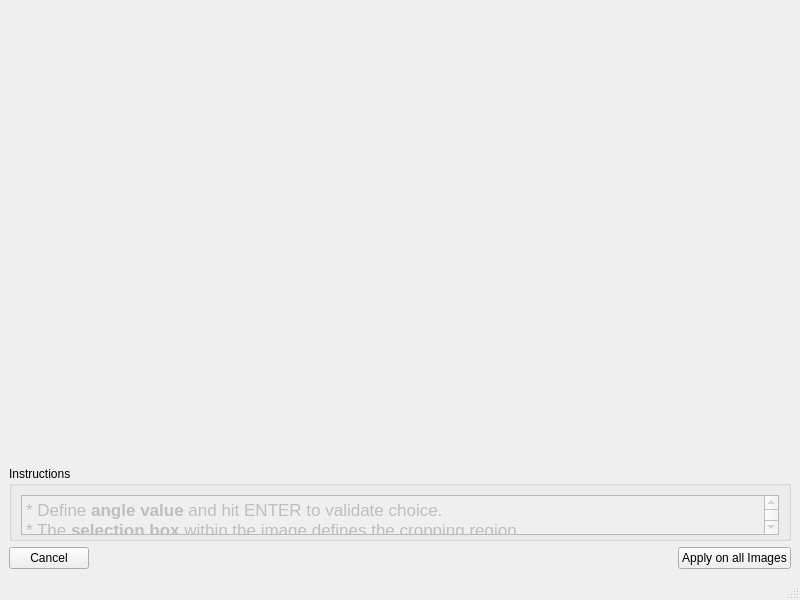
<?xml version="1.0" encoding="UTF-8"?>
<ui version="4.0">
 <class>MainWindow</class>
 <widget class="QMainWindow" name="MainWindow">
  <property name="geometry">
   <rect>
    <x>0</x>
    <y>0</y>
    <width>800</width>
    <height>600</height>
   </rect>
  </property>
  <property name="windowTitle">
   <string>MainWindow</string>
  </property>
  <widget class="QWidget" name="centralwidget">
   <layout class="QVBoxLayout" name="verticalLayout_2">
    <item>
     <widget class="QWidget" name="widget" native="true">
      <property name="sizePolicy">
       <sizepolicy hsizetype="Expanding" vsizetype="Preferred">
        <horstretch>0</horstretch>
        <verstretch>0</verstretch>
       </sizepolicy>
      </property>
     </widget>
    </item>
    <item>
     <widget class="QGroupBox" name="groupBox">
      <property name="sizePolicy">
       <sizepolicy hsizetype="Minimum" vsizetype="Preferred">
        <horstretch>0</horstretch>
        <verstretch>0</verstretch>
       </sizepolicy>
      </property>
      <property name="minimumSize">
       <size>
        <width>0</width>
        <height>60</height>
       </size>
      </property>
      <property name="maximumSize">
       <size>
        <width>16777215</width>
        <height>75</height>
       </size>
      </property>
      <property name="title">
       <string>Instructions</string>
      </property>
      <layout class="QVBoxLayout" name="verticalLayout">
       <item>
        <widget class="QTextBrowser" name="textBrowser">
         <property name="enabled">
          <bool>false</bool>
         </property>
         <property name="sizePolicy">
          <sizepolicy hsizetype="Minimum" vsizetype="Expanding">
           <horstretch>0</horstretch>
           <verstretch>0</verstretch>
          </sizepolicy>
         </property>
         <property name="minimumSize">
          <size>
           <width>0</width>
           <height>40</height>
          </size>
         </property>
         <property name="maximumSize">
          <size>
           <width>16777215</width>
           <height>40</height>
          </size>
         </property>
         <property name="html">
          <string>&lt;!DOCTYPE HTML PUBLIC &quot;-//W3C//DTD HTML 4.0//EN&quot; &quot;http://www.w3.org/TR/REC-html40/strict.dtd&quot;&gt;
&lt;html&gt;&lt;head&gt;&lt;meta name=&quot;qrichtext&quot; content=&quot;1&quot; /&gt;&lt;style type=&quot;text/css&quot;&gt;
p, li { white-space: pre-wrap; }
&lt;/style&gt;&lt;/head&gt;&lt;body style=&quot; font-family:'.SF NS Text'; font-size:13pt; font-weight:400; font-style:normal;&quot;&gt;
&lt;p style=&quot; margin-top:0px; margin-bottom:0px; margin-left:0px; margin-right:0px; -qt-block-indent:0; text-indent:0px;&quot;&gt;* Define &lt;span style=&quot; font-weight:600;&quot;&gt;angle value&lt;/span&gt; and hit ENTER to validate choice.&lt;/p&gt;
&lt;p style=&quot; margin-top:0px; margin-bottom:0px; margin-left:0px; margin-right:0px; -qt-block-indent:0; text-indent:0px;&quot;&gt;* The&lt;span style=&quot; font-weight:600;&quot;&gt; selection box &lt;/span&gt;within the image defines the cropping region&lt;/p&gt;&lt;/body&gt;&lt;/html&gt;</string>
         </property>
        </widget>
       </item>
      </layout>
     </widget>
    </item>
    <item>
     <layout class="QHBoxLayout" name="horizontalLayout">
      <item>
       <widget class="QPushButton" name="cancel_button">
        <property name="text">
         <string>Cancel</string>
        </property>
       </widget>
      </item>
      <item>
       <spacer name="horizontalSpacer">
        <property name="orientation">
         <enum>Qt::Horizontal</enum>
        </property>
        <property name="sizeHint" stdset="0">
         <size>
          <width>40</width>
          <height>20</height>
         </size>
        </property>
       </spacer>
      </item>
      <item>
       <widget class="QPushButton" name="apply_button">
        <property name="text">
         <string>Apply on all Images</string>
        </property>
       </widget>
      </item>
     </layout>
    </item>
   </layout>
  </widget>
  <widget class="QMenuBar" name="menubar">
   <property name="geometry">
    <rect>
     <x>0</x>
     <y>0</y>
     <width>800</width>
     <height>22</height>
    </rect>
   </property>
  </widget>
  <widget class="QStatusBar" name="statusbar"/>
 </widget>
 <resources/>
 <connections>
  <connection>
   <sender>cancel_button</sender>
   <signal>clicked()</signal>
   <receiver>MainWindow</receiver>
   <slot>cancel_clicked()</slot>
   <hints>
    <hint type="sourcelabel">
     <x>47</x>
     <y>450</y>
    </hint>
    <hint type="destinationlabel">
     <x>179</x>
     <y>478</y>
    </hint>
   </hints>
  </connection>
  <connection>
   <sender>apply_button</sender>
   <signal>clicked()</signal>
   <receiver>MainWindow</receiver>
   <slot>apply_clicked()</slot>
   <hints>
    <hint type="sourcelabel">
     <x>711</x>
     <y>459</y>
    </hint>
    <hint type="destinationlabel">
     <x>552</x>
     <y>492</y>
    </hint>
   </hints>
  </connection>
 </connections>
 <slots>
  <slot>cancel_clicked()</slot>
  <slot>apply_clicked()</slot>
 </slots>
</ui>
